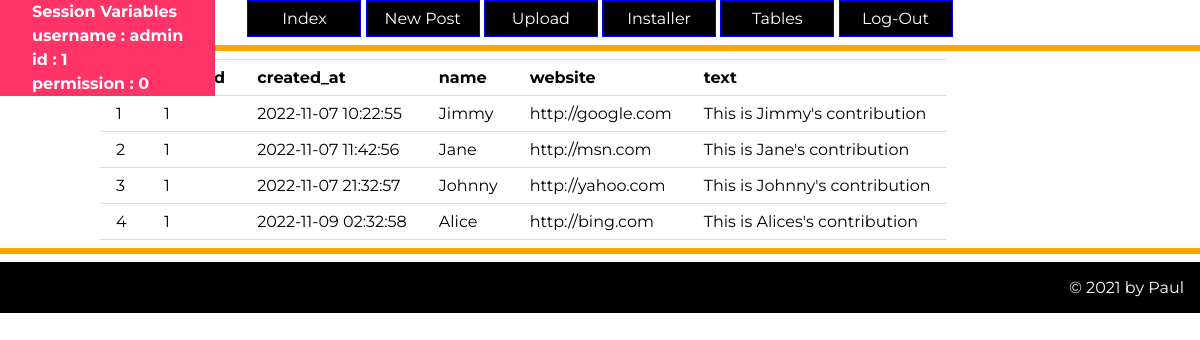
Page /viewtable/comment (signed in) on the earlier database version.
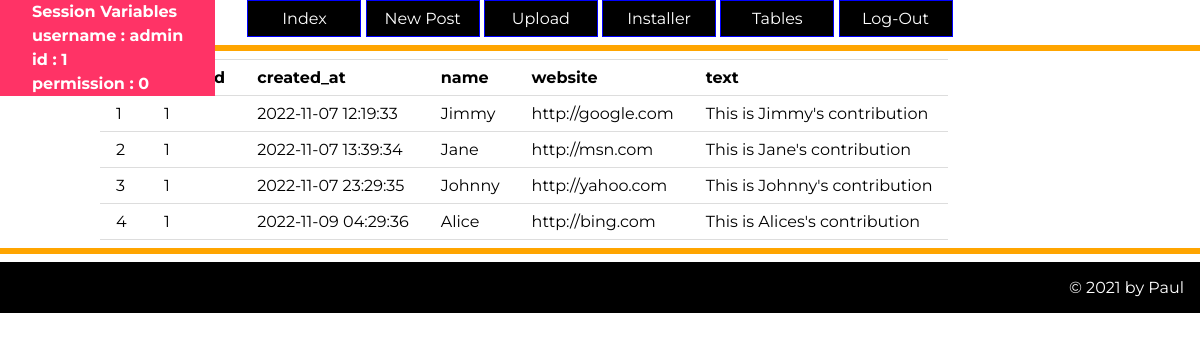
Same page on the later database version.
### tables this page shows
CREATE TABLE comment(
    id integer primary key autoincrement not null,
    post_id integer not null,
    created_at date not null,
    name text not null,
    website text,
    text text not null,
    foreign key (post_id) references post(id)
);

### server.py (the view)
@app.route('/viewtable/<tablename>')
def viewtable(tablename):
    global db_path
    if tablename == "master-data":
        sql = 'select * from sqlite_master;'
        result = run_search_query(sql, db_path)
        tablelisting = generateHTMLtable(result[1:], result[0])
        return render_template('table-data.html', tablelisting = Markup(tablelisting))
    elif tablename in ['post', 'comment', 'user']:
        headings={
            'user' : ('id','username', 'password', 'created_at', 'is_enabled' ),
            'post' : ('id', 'title', 'body', 'user_id', 'created_at','image','alttext','updated_at' ),
            'comment' : ('id', 'post_id', 'created_at', 'name', 'website', 'text')
        }
        sql = 'select * from {};'.format(tablename)
        result = run_search_query(sql, db_path)
        tablelisting = generateHTMLtable(result , headings[tablename])
        return render_template('table-data.html', tablelisting=Markup(tablelisting))
    else:
        return "<h1> Table not found </h1>"

### db_functions.py (called while the page is built)
def generateHTMLtable(result_tuple_list, header_tuple=()):
    tablestring="<table><tr>"
    if len(header_tuple) >0:
        for cell in header_tuple:
            tablestring += "<th> {} </th>".format(cell)
        tablestring += "</tr>\n<tr>"
    for row in result_tuple_list:
        for cell in row:
            tablestring+="<td> {} </td>".format(cell)
        tablestring +="</tr>\n<tr>"
    tablestring += "</tr></table>"
    return tablestring

def run_search_query(sql_query, file_path):
    try:
        db = sqlite3.connect(file_path)
        cursor = db.cursor()
        cursor.execute(sql_query)
        result = cursor.fetchall()
        cursor.close()
    except sqlite3.Error as error:
        print("Error while creating sqlite table: {}".format(error))
    finally:
        if db:
            db.close()
        if result:
            return result

### templates/table-data.html (shortened to what this page needs)
{% extends "layout.html" %}
{% block head %}
{{ super() }}
{% endblock %}
{% block content%}
{{tablelisting}}
{% endblock%}

### templates/layout.html (shortened to what this page needs)
<!doctype html>
<html>
<head>
{% block head %}
<link rel="stylesheet" href="{{  url_for('static', filename='styles.css')  }}">
{% endblock %}
    </head>
    <body>
        <nav>
            <ul>
            <li><a href="{{ url_for('index') }}"> Index </a></li>
                {% if session['permission'] == 0 %}
            <li><a href="{{ url_for('newpost') }}"> New Post </a></li>
            <li><a href="{{ url_for('upload') }}"> Upload </a></li>
            <li><a href="{{ url_for('installer') }}"> Installer </a></li>
            <li>
            <div class="drop-cover">
            <a href=""  class="drop-down-button">Tables </a>
          </div>
            </li>
                {% endif %}
            {% if session %}
            <li><a href="{{ url_for('logout') }}"> Log-Out </a></li>
            {% else %}
            <li><a href="{{ url_for('login') }}"> Log-in </a></li>
            {% endif %}
</ul>
        </nav>
        <div class="developer-box" style="text-align:center;">
            {% if session %}
            <p>Session Variables</p>
            {% for key, value in session.items() %}
                <p>{{ key }} : {{ value }}</p>
            {% endfor %}
            {% else %}
            <p>No Session Running</p>
            {% endif %}
        </div>
        <hr/>
        <div class="container">
            {% block content %}
            {% endblock %}
        </div>
        <hr/>
        <footer>
            {% block footer %}
            &copy; 2021 by Paul
            {% endblock %}
        </footer>
    </body>
</html>

### static/styles.css (style rules this page uses)
body { background-color: #fff; font-family: 'Montserrat', sans-serif; font-size:100%; margin:0; }
p { font-size: 1.5em; line-height: 1.5; text-align: justify; }
.developer-box { background-color : #ff3366; position: fixed; top:0; left:0; }
.developer-box p { font-size:1em; text-align:left; border: 0px solid green; margin: 0 2em; color: white; font-weight: bold; }
table { background-color: transparent; border-spacing: 0; border-collapse: collapse; border-top: 1px solid #ddd; }
th, td { padding: .5em 1em; vertical-align: top; text-align: left; border-bottom: 1px solid #ddd; }
.container { max-width:1000px; margin:auto; border: 0px solid pink; }
hr { border: 3px solid orange; }
footer { background-color: #000; color: #fff; padding: 1em; text-align:right; }
nav { background-color: rgba(255, 255, 255, 1); transition: background-color 2s; text-align: center; width:100%; }
ul { list-style: none; padding:0; margin:0; }
nav >ul li { display: inline-block; position: relative; }
nav >ul li a { display:inline-block; padding: 0.5em; border: 1px solid blue; text-decoration: none; background-color: rgb(0,0,0); color: rgb(255,255,255); width:6em; }

Differences in the rows shown:
changed comment: text "…text 1 1 2022-11-07 10:22:55 Jimmy http://google.com This is Jimmy's contribution 2 1 2022-11-07 11:42:56 Jane http://msn.com This is Jane's contribution 3 1 2022-11-07 21:32:57 Johnny http://yahoo.com This is Johnny's contribution 4 1 2022-11-09 02:32:58 Alice http://bing.com This is…" → "…text 1 1 2022-11-07 12:19:33 Jimmy http://google.com This is Jimmy's contribution 2 1 2022-11-07 13:39:34 Jane http://msn.com This is Jane's contribution 3 1 2022-11-07 23:29:35 Johnny http://yahoo.com This is Johnny's contribution 4 1 2022-11-09 04:29:36 Alice http://bing.com This is…"
